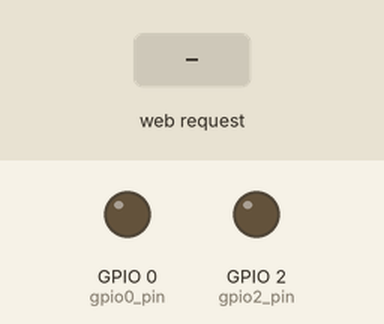
The sketch below on a simulated ESP8266 (NodeMCU). On the bench: output pins drawn as LEDs (lit = HIGH). The inputs (shaded band) are chosen by the test bench. WiFi joins after 1.5 s; servers stay silent unless stated; what the sketch prints to the serial monitor is not drawn.

Above: at 3.7 s.
3.8 s: HTTP request GET /socket1On received
At 4.3 s:
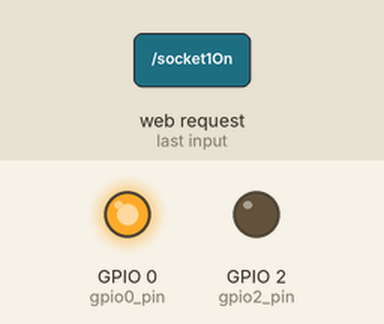
5.3 s: HTTP request GET /socket2On received
At 6.5 s:
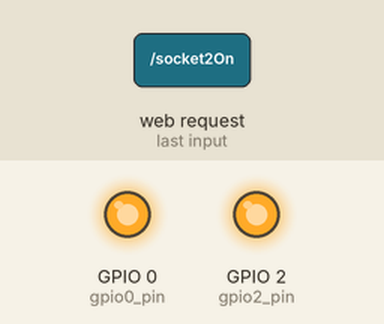
6.8 s: HTTP request GET /socket1Off received
At 7.8 s:
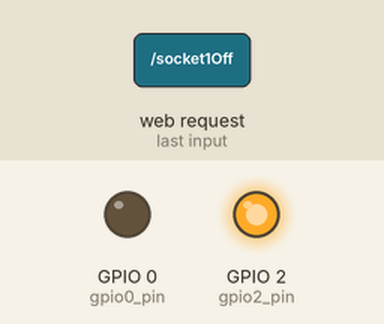
8.3 s: HTTP request GET /socket2Off received
At 8.9 s:
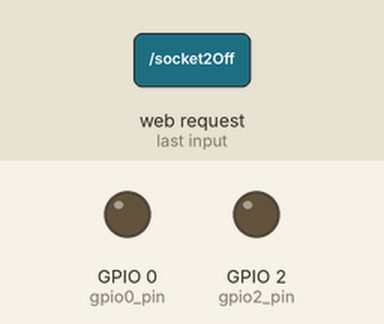
Timing chart, 0 to 10.8 s (numbered marks = the images above; inputs shaded):
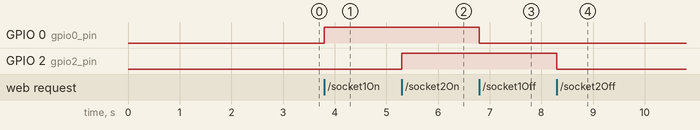

Measured:
- after the input at 3.8 s, GPIO 0 (gpio0_pin): LOW → HIGH at once
- after the input at 5.3 s, GPIO 2 (gpio2_pin): LOW → HIGH at once
- after the input at 6.8 s, GPIO 0 (gpio0_pin): HIGH → LOW at once
- after the input at 8.3 s, GPIO 2 (gpio2_pin): HIGH → LOW at once

The sketch:

ledwebserver.ino
```cpp
/*********
  Rui Santos
  Complete project details at http://randomnerdtutorials.com
*********/

#include <ESP8266WiFi.h>
#include <WiFiClient.h>
#include <ESP8266WebServer.h>
#include <ESP8266mDNS.h>

MDNSResponder mdns;

// Replace with your network credentials
const char* ssid = "mikenet";
const char* password = "thabo2elise";

ESP8266WebServer server(80);

String webPage = "";

int gpio0_pin = 0;
int gpio2_pin = 2;

void setup(void){
  webPage += "<h1>ESP8266 Web Server</h1><p>Socket #1 <a href=\"socket1On\"><button>ON</button></a>&nbsp;<a href=\"socket1Off\"><button>OFF</button></a></p>";
  webPage += "<p>Socket #2 <a href=\"socket2On\"><button>ON</button></a>&nbsp;<a href=\"socket2Off\"><button>OFF</button></a></p>";

  // preparing GPIOs
  pinMode(gpio0_pin, OUTPUT);
  digitalWrite(gpio0_pin, LOW);
  pinMode(gpio2_pin, OUTPUT);
  digitalWrite(gpio2_pin, LOW);

  delay(1000);
  Serial.begin(115200);
  WiFi.begin(ssid, password);
  Serial.println("");

  // Wait for connection
  while (WiFi.status() != WL_CONNECTED) {
    delay(500);
    Serial.print(".");
  }
  Serial.println("");
  Serial.print("Connected to ");
  Serial.println(ssid);
  Serial.print("IP address: ");
  Serial.println(WiFi.localIP());

  if (mdns.begin("esp8266", WiFi.localIP())) {
    Serial.println("MDNS responder started");
  }

  server.on("/", [](){
    server.send(200, "text/html", webPage);
  });
  server.on("/socket1On", [](){
    server.send(200, "text/html", webPage);
    digitalWrite(gpio0_pin, HIGH);
    delay(1000);
  });
  server.on("/socket1Off", [](){
    server.send(200, "text/html", webPage);
    digitalWrite(gpio0_pin, LOW);
    delay(1000);
  });
  server.on("/socket2On", [](){
    server.send(200, "text/html", webPage);
    digitalWrite(gpio2_pin, HIGH);
    delay(1000);
  });
  server.on("/socket2Off", [](){
    server.send(200, "text/html", webPage);
    digitalWrite(gpio2_pin, LOW);
    delay(1000);
  });
  server.begin();
  Serial.println("HTTP server started");
}

void loop(void){
  server.handleClient();
}
```
